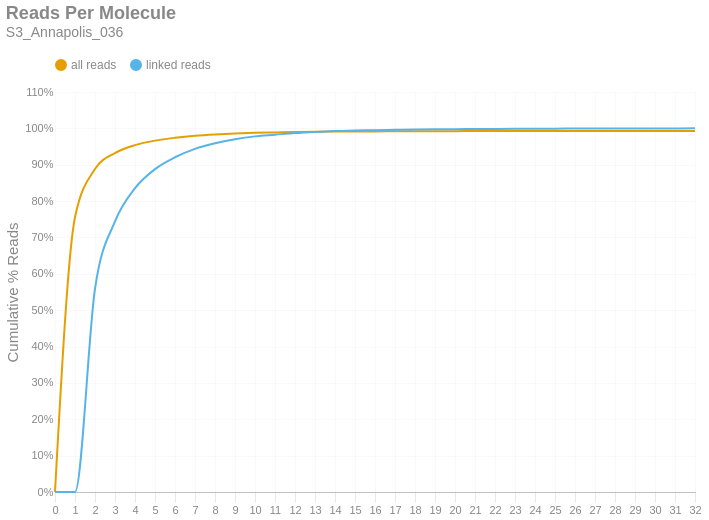

Write notebook code for a chart like this one.
### Markdown cell above
### Reads per Molecule
This chart shows the cumulative distribution of the number of reads per linked molecule. That is, how many alignments are associated with a unique molecule. This excludes the number of reads associated with invalid or absent linked-read barcodes. The `linked` histogram is the percentages recalculated when disregarding singletons.

### Code cell
if SKIPLR:
    print_html(f"Skipped")
else:
    counts = np.bincount(valids['reads'].cast(pl.Int64).to_numpy())
    weighted = counts * np.arange(len(counts))
    all_perc = weighted / n_reads
    linked_perc = weighted / n_linked_reads
    linked_perc[1] = 0
    binned_df = pl.DataFrame({
        'readsper': list(range(len(counts))),
        'all reads (cumsum)': np.cumsum(all_perc).tolist(),
        'linked reads (cumsum)': np.cumsum(linked_perc).tolist(),
    })

    with SafeRender(binned_df):
        (
            density_plot(binned_df, 'Reads Per Molecule', samplename, 'readspmol')
            .encode(
                x=alt.X('readsper:O', title=None).axis(labelAngle=0).scale(padding=0),
                y=alt.Y('value:Q', title='Cumulative % Reads').axis(format='%').stack(False),
                color=alt.Color("key:N").scale(domain=["all reads", "linked reads"]),
                tooltip=[
                    alt.Tooltip("key:N", title="Data Type"),
                    alt.Tooltip("readsper:O", title="Reads Per Molecule"),
                    alt.Tooltip("value:Q", format=".2%", title="% Reads (Cum.)")
                ]            
            )
        ).display()

### Figure 1 — Vega-Lite specification as saved in the notebook (floating-point values rounded to 4 significant figures)
{"width": "container", "height": 400, "config": {"title": {"anchor": "start", "dy": -15, "fontSize": 18, "color": "#888888", "subtitleColor": "#888888", "subtitleFontSize": 14}, "arc": {"fill": "#0072B2"}, "axis": {"domainColor": "#888888", "domainWidth": 0.5, "gridWidth": 0.2, "grid": false, "titleFontWeight": 400, "titleFontSize": 15, "labelFontSize": 11, "labelColor": "#888888", "tickColor": "#888888", "tickWidth": 0.2, "titleColor": "#888888"}, "axisBand": {"grid": false}, "axisX": {"grid": true, "tickSize": 10, "domainCap": "round"}, "axisY": {"domain": false, "grid": true, "tickSize": 0, "domainCap": "round"}, "background": "transparent", "header": {"labelFontSize": 15, "labelColor": "#888888", "titleFontSize": 15, "titleFontWeight": 600, "titleColor": "#888888"}, "legend": {"labelFont": "sans-serif", "labelFontSize": 12, "labelColor": "#888888", "symbolSize": 100, "symbolType": "circle", "titleFontSize": 12, "titlePadding": 10, "titleColor": "#888888", "title": null, "orient": "top"}, "range": {"category": ["#E69F00", "#56B4E9", "#009E73", "#F0E442", "#0072B2", "#D55E00", "#CC79A7", "#000000"], "diverging": ["#cfe8f3", "#a2d4ec", "#73bfe2", "#46abdb", "#1696d2", "#12719e"]}, "area": {"fill": "#0072B2", "fillOpacity": 0.7, "line": true, "strokeOpacity": 0.7}, "line": {"color": "#0072B2", "stroke": "#0072B2", "strokeWidth": 2}, "trail": {"color": "#0072B2", "stroke": "#0072B2", "strokeWidth": 0, "size": 1}, "point": {"filled": true, "fillOpacity": 1.0, "size": 95}, "text": {"color": "#888888", "fontSize": 11, "align": "right", "fontWeight": 400, "size": 11}, "bar": {"fill": "#0072B2", "stroke": null}, "view": {"stroke": null, "continuousWidth": 660, "continuousHeight": 400}}, "data": {"name": "data-25baf82f527c4f95766c9da7864fe0b5"}, "mark": {"type": "line", "interpolate": "monotone", "point": {"opacity": 0, "size": 275}}, "encoding": {"color": {"field": "key", "scale": {"domain": ["all reads", "linked reads"]}, "type": "nominal"}, "tooltip": [{"field": "key", "title": "Data Type", "type": "nominal"}, {"field": "readsper", "title": "Reads Per Molecule", "type": "ordinal"}, {"field": "value", "format": ".2%", "title": "% Reads (Cum.)", "type": "quantitative"}], "x": {"axis": {"labelAngle": 0}, "field": "readsper", "scale": {"padding": 0}, "title": null, "type": "ordinal"}, "y": {"axis": {"format": "%"}, "field": "value", "stack": false, "title": "Cumulative % Reads", "type": "quantitative"}}, "params": [{"name": "param_c36ac31b6afebe62", "select": {"type": "point", "fields": ["key"]}, "bind": "legend"}], "title": {"text": "Reads Per Molecule", "subtitle": "S3_Annapolis_036"}, "transform": [{"fold": ["all reads (cumsum)", "linked reads (cumsum)"]}, {"calculate": "replace(datum.key, ' (cumsum)', '')", "as": "key"}, {"filter": {"param": "param_c36ac31b6afebe62"}}], "usermeta": {"embedOptions": {"downloadFileName": "S3_Annapolis_036.readspmol"}}, "$schema": "https://vega.github.io/schema/vega-lite/v6.1.0.json", "datasets": {"data-25baf82f527c4f95766c9da7864fe0b5": [{"readsper": 0, "all reads (cumsum)": 0.0, "linked reads (cumsum)": 0.0}, {"readsper": 1, "all reads (cumsum)": 0.7554, "linked reads (cumsum)": 0.0}, {"readsper": 2, "all reads (cumsum)": 0.8881, "linked reads (cumsum)": 0.5589}, {"readsper": 3, "all reads (cumsum)": 0.9321, "linked reads (cumsum)": 0.7439}, {"readsper": 4, "all reads (cumsum)": 0.9538, "linked reads (cumsum)": 0.8355}, {"readsper": 5, "all reads (cumsum)": 0.9663, "linked reads (cumsum)": 0.8879}, {"readsper": 6, "all reads (cumsum)": 0.974, "linked reads (cumsum)": 0.9206}, {"readsper": 7, "all reads (cumsum)": 0.9795, "linked reads (cumsum)": 0.9437}, {"readsper": 8, "all reads (cumsum)": 0.9832, "linked reads (cumsum)": 0.9591}, {"readsper": 9, "all reads (cumsum)": 0.9858, "linked reads (cumsum)": 0.9701}, {"readsper": 10, "all reads (cumsum)": 0.9877, "linked reads (cumsum)": 0.978}, {"readsper": 11, "all reads (cumsum)": 0.9887, "linked reads (cumsum)": 0.9825}, {"readsper": 12, "all reads (cumsum)": 0.9898, "linked reads (cumsum)": 0.9871}, {"readsper": 13, "all reads (cumsum)": 0.9906, "linked reads (cumsum)": 0.9903}, {"readsper": 14, "all reads (cumsum)": 0.9911, "linked reads (cumsum)": 0.9926}, {"readsper": 15, "all reads (cumsum)": 0.9915, "linked reads (cumsum)": 0.9944}, {"readsper": 16, "all reads (cumsum)": 0.9917, "linked reads (cumsum)": 0.995}, {"readsper": 17, "all reads (cumsum)": 0.9919, "linked reads (cumsum)": 0.996}, {"readsper": 18, "all reads (cumsum)": 0.9922, "linked reads (cumsum)": 0.9971}, {"readsper": 19, "all reads (cumsum)": 0.9923, "linked reads (cumsum)": 0.9976}, {"readsper": 20, "all reads (cumsum)": 0.9923, "linked reads (cumsum)": 0.9977}, {"readsper": 21, "all reads (cumsum)": 0.9925, "linked reads (cumsum)": 0.9983}, {"readsper": 22, "all reads (cumsum)": 0.9925, "linked reads (cumsum)": 0.9986}, {"readsper": 23, "all reads (cumsum)": 0.9926, "linked reads (cumsum)": 0.9988}, {"readsper": 24, "all reads (cumsum)": 0.9927, "linked reads (cumsum)": 0.9992}, {"readsper": 25, "all reads (cumsum)": 0.9927, "linked reads (cumsum)": 0.9992}, {"readsper": 26, "all reads (cumsum)": 0.9928, "linked reads (cumsum)": 0.9997}, {"readsper": 27, "all reads (cumsum)": 0.9928, "linked reads (cumsum)": 0.9997}, {"readsper": 28, "all reads (cumsum)": 0.9928, "linked reads (cumsum)": 0.9997}, {"readsper": 29, "all reads (cumsum)": 0.9928, "linked reads (cumsum)": 0.9998}, {"readsper": 30, "all reads (cumsum)": 0.9928, "linked reads (cumsum)": 0.9998}, {"readsper": 31, "all reads (cumsum)": 0.9928, "linked reads (cumsum)": 0.9998}, {"readsper": 32, "all reads (cumsum)": 0.9929, "linked reads (cumsum)": 1.0}]}}
